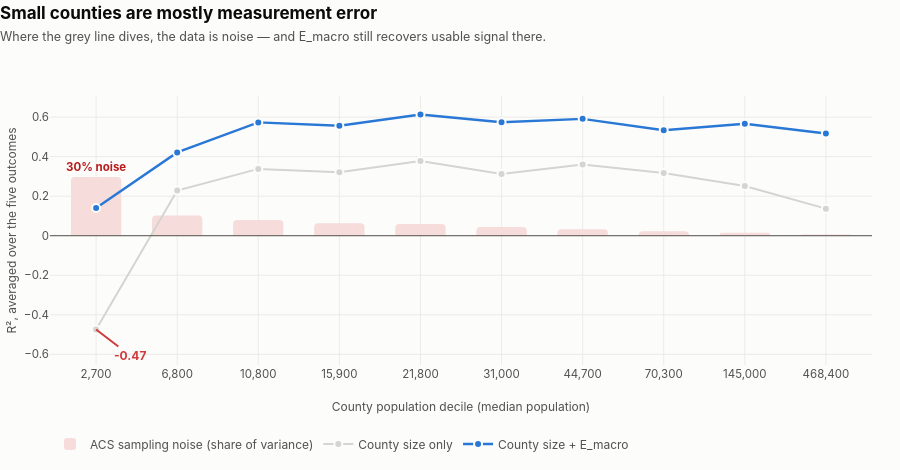

The notebook cell saved with this chart:
### Markdown cell above
---

## 6. Where the model cannot win, and why that is fine

**One result looks alarming until you see what's under it:** on the smallest counties
the size-only baseline scores **negative** R².

- Something is badly wrong there — but wrong with the *data*, not the model.
- ACS publishes a margin of error with every estimate; those are now ingested alongside
  the values, which splits each outcome's variance into signal and sampling noise.
- Smallest population decile: **30% of variance is sampling noise** — error no model
  can ever explain. Largest decile: under 1%.

### Code cell
dec = (decile.groupby("population_decile")
       .agg(median_population=("median_population", "mean"),
            noise_share=("noise_share", "mean"),
            r2_size=("r2_size", "mean"),
            r2_size_emacro=("r2_size_emacro", "mean"))
       .reset_index())
ticks = [f"{int(round(p, -2)):,}" for p in dec.median_population]

fig = go.Figure()
fig.add_trace(go.Bar(
    x=dec.population_decile, y=dec.noise_share, name="ACS sampling noise (share of variance)",
    marker_color="#f7dcdc", marker_cornerradius=4,
    hovertemplate="<b>%{customdata:,} median population</b><br>"
                  "sampling noise %{y:.1%} of variance<extra></extra>",
    customdata=dec.median_population.round(-2).astype(int),
))
for label, column, colour, width in (("County size only", "r2_size", MUTED, 2),
                                     ("County size + E_macro", "r2_size_emacro", BLUE, 2.4)):
    fig.add_trace(go.Scatter(
        x=dec.population_decile, y=dec[column], name=label, mode="lines+markers",
        line=dict(color=colour, width=width),
        marker=dict(size=8, color=colour, line=dict(color=SURFACE, width=2)),
        hovertemplate=f"{label}: R² %{{y:.3f}}<extra></extra>",
    ))
fig.add_hline(y=0, line=dict(color=INK2, width=1))
fig.add_annotation(x=1, y=dec.r2_size.iloc[0], text=f"<b>{dec.r2_size.iloc[0]:.2f}</b>",
                   showarrow=True, arrowhead=0, arrowcolor=CRITICAL, ax=34, ay=26,
                   font=dict(size=12, color=CRITICAL))
fig.add_annotation(x=1, y=dec.noise_share.iloc[0] + 0.05,
                   text=f"<b>{dec.noise_share.iloc[0]:.0%} noise</b>", showarrow=False,
                   font=dict(size=11.5, color="#b91c1c"))
fig.update_xaxes(tickvals=dec.population_decile, ticktext=ticks,
                 title_text="County population decile (median population)", showgrid=False)
fig.update_yaxes(title_text="R², averaged over the five outcomes")
style(fig, "Small counties are mostly measurement error",
      "Where the grey line dives, the data is noise — and E_macro still recovers "
      "usable signal there.", height=470)
fig.update_layout(hovermode="x unified")
fig.show()

### Figure 1 — Plotly figure (JSON) as saved in the notebook; plotly's stock layout.template omitted (floating-point values rounded to 4 significant figures)
{"data": [{"customdata": [2700, 6800, 10800, 15900, 21800, 31000, 44700, 70300, 145000, 468400], "hovertemplate": "<b>%{customdata:,} median population</b><br>sampling noise %{y:.1%} of variance<extra></extra>", "marker": {"color": "#f7dcdc", "cornerradius": 4}, "name": "ACS sampling noise (share of variance)", "type": "bar", "x": [1, 2, 3, 4, 5, 6, 7, 8, 9, 10], "y": [0.297, 0.1026, 0.07988, 0.06362, 0.05972, 0.04356, 0.03246, 0.02274, 0.01458, 0.006146]}, {"hovertemplate": "County size only: R² %{y:.3f}<extra></extra>", "line": {"color": "#d5d4d0", "width": 2}, "marker": {"color": "#d5d4d0", "line": {"color": "#fcfcfb", "width": 2}, "size": 8}, "mode": "lines+markers", "name": "County size only", "type": "scatter", "x": [1, 2, 3, 4, 5, 6, 7, 8, 9, 10], "y": [-0.4745, 0.2283, 0.3381, 0.3217, 0.3777, 0.3126, 0.3602, 0.3172, 0.252, 0.137]}, {"hovertemplate": "County size + E_macro: R² %{y:.3f}<extra></extra>", "line": {"color": "#2a78d6", "width": 2.4}, "marker": {"color": "#2a78d6", "line": {"color": "#fcfcfb", "width": 2}, "size": 8}, "mode": "lines+markers", "name": "County size + E_macro", "type": "scatter", "x": [1, 2, 3, 4, 5, 6, 7, 8, 9, 10], "y": [0.14, 0.4214, 0.5733, 0.5567, 0.6136, 0.5744, 0.5912, 0.5334, 0.5667, 0.5173]}], "layout": {"annotations": [{"arrowcolor": "#d03b3b", "arrowhead": 0, "ax": 34, "ay": 26, "font": {"color": "#d03b3b", "size": 12}, "showarrow": true, "text": "<b>-0.47</b>", "x": 1, "y": -0.4745}, {"font": {"color": "#b91c1c", "size": 11.5}, "showarrow": false, "text": "<b>30% noise</b>", "x": 1, "y": 0.347}], "bargap": 0.34, "bargroupgap": 0.06, "font": {"color": "#0b0b0b", "family": "-apple-system, BlinkMacSystemFont, Segoe UI, Helvetica, Arial, sans-serif", "size": 13}, "height": 470, "hoverlabel": {"bgcolor": "white", "bordercolor": "#ecebe6", "font": {"family": "-apple-system, BlinkMacSystemFont, Segoe UI, Helvetica, Arial, sans-serif", "size": 12.5}}, "hovermode": "x unified", "legend": {"bgcolor": "rgba(0,0,0,0)", "font": {"color": "#52514e", "size": 12}, "orientation": "h", "x": 0, "y": -0.24, "yanchor": "top"}, "margin": {"b": 104, "l": 12, "r": 28, "t": 96}, "paper_bgcolor": "#fcfcfb", "plot_bgcolor": "#fcfcfb", "shapes": [{"line": {"color": "#52514e", "width": 1}, "type": "line", "x0": 0, "x1": 1, "xref": "x domain", "y0": 0, "y1": 0, "yref": "y"}], "showlegend": true, "title": {"font": {"color": "#0b0b0b", "size": 17}, "text": "<b>Small counties are mostly measurement error</b><br><span style='font-size:12.5px;color:#52514e'>Where the grey line dives, the data is noise — and E_macro still recovers usable signal there.</span>", "x": 0, "xanchor": "left", "y": 0.96, "yanchor": "top"}, "xaxis": {"automargin": true, "gridcolor": "#ecebe6", "gridwidth": 1, "showgrid": true, "showline": false, "tickfont": {"color": "#52514e", "size": 11.5}, "ticks": "", "ticktext": ["2,700", "6,800", "10,800", "15,900", "21,800", "31,000", "44,700", "70,300", "145,000", "468,400"], "tickvals": [1, 2, 3, 4, 5, 6, 7, 8, 9, 10], "title": {"font": {"color": "#52514e", "size": 12}, "text": "County population decile (median population)"}, "zeroline": false}, "yaxis": {"automargin": true, "gridcolor": "#ecebe6", "gridwidth": 1, "showgrid": true, "showline": false, "tickfont": {"color": "#52514e", "size": 11.5}, "ticks": "", "title": {"font": {"color": "#52514e", "size": 12}, "text": "R², averaged over the five outcomes"}, "zeroline": false}}}
